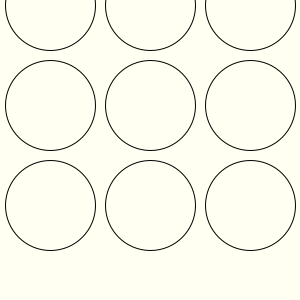
Frame 1 (no input)
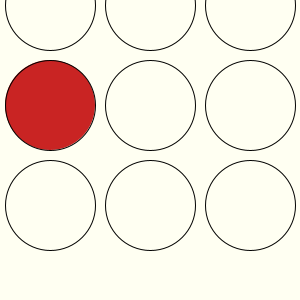
Frame 60 (the mouse pressed at the canvas centre just before this capture)
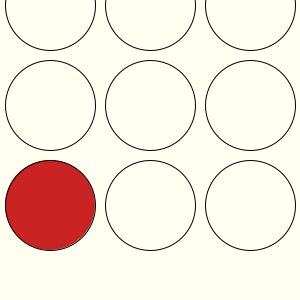
Frame 120 (the mouse held since frame 60 and released just before this capture)

The Processing sketch that drew these frames (run headless with seeded random() and noise(); from frame 60 on, the mouse is pressed at the canvas centre):

// Processing sketch: week10_1
// ── week10_1.pde
//week10-1 好玩的程式設計 - 打地鼠2
//File-Preference 字型設大一些, week09-2 好玩的程式設計(打地鼠冒出來)
//修改自week09-1 好玩的程式設計(打地鼠) Ctrl-N 新視窗
void setup() { //設定一次
  size(300, 300); //視窗大小 300 x 300
}
int [][] a = { {0, 0, 0}, {0, 0, 0}, {0, 0, 0} }; //Java陣列
void mousePressed() { //week10-1 新加的程式: mouse 按下去
  int i = mouseY / 100, j = mouseX / 100; //左手i對應Y座標 右手j對應X座標
  if(a[i][j]>0) { //打到地鼠了
    a[i][j] = -60; //由正變負,負的、代表死掉的地鼠(要讓地鼠流血死掉了)
  }
}
void draw () { //每秒畫60次
  background(#FFFFF2); //背景淡黃色
  if (frameCount%60==0) { //每過60 frame(1秒) 生一隻地鼠
    int i = int(random(3)), j = int(random(3));
    a[i][j] = 60; //亂數決定i跟j的值, 再把a[i][j] 生60
  }
  for (int i=0; i<3; i++) { //左手i
    for (int j=0; j<3; j++) { //右手j
      int x = 50 +j*100, y = 5 + i*100;
      if (a[i][j]<0) {
        fill(0);
        a[i][j]++;
      }else if (a[i][j]>0) {
        fill(#C61616, a[i][j]*4); //地鼠色,半透明
        a[i][j]--; //數值會變小, 慢慢就透明不見了
      } else fill(#FFFFF2);
      ellipse(x, y, 90, 90); //地鼠的洞
    }
  }
}
